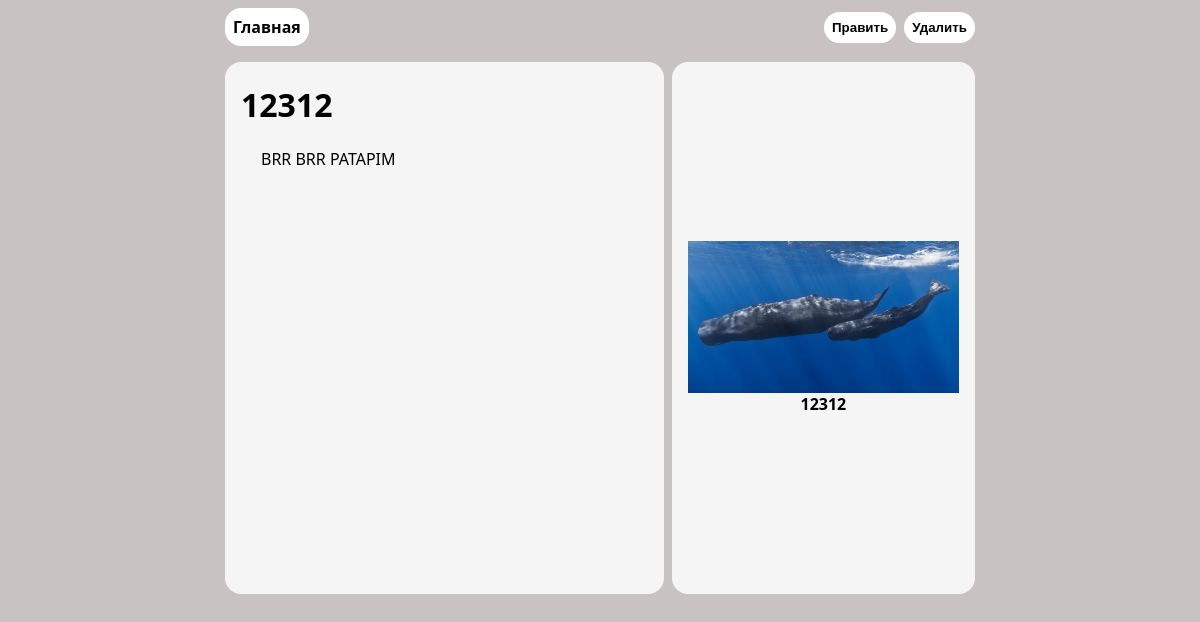
The app's page /article/12312 with its own data.
### tables this page shows
CREATE TABLE articles (
            id INTEGER PRIMARY KEY AUTOINCREMENT,
            title TEXT NOT NULL,
            content TEXT NOT NULL,
            filename TEXT
        );

### app.py (the view)
@app.route("/article/<title>")
def get_article(title):
    article = Database.find_article_by_title(title)
    if article is None:
        return "<h1>Такой статьи не существует!</h1>"
    return render_template(
        "article.html",
        article=article
        )

### database.py (called while the page is built)
    @staticmethod
    def fetchall(sql_code: str, params: tuple = ()):
        conn = sqlite3.connect(Database.db_path)
        cursor = conn.cursor()
        cursor.execute(sql_code, params)
        return cursor.fetchall()

    @staticmethod
    def find_article_by_title(title: str):
        articles = Database.fetchall(
            "SELECT * FROM articles WHERE title = ?", [title])
        if not articles:
            return None
        id, title, content, image = articles[0]
        return Article(title, content, image, id)

### templates/article.html (shortened to what this page needs)
<!DOCTYPE html>
<html lang="en">
<head>
    <link rel="stylesheet" href="{{ url_for('static', filename='css/style.css') }}">
    <link rel="stylesheet" href="{{ url_for('static', filename='css/article.css') }}">
</head>
<body>
    <div class="article">
        <div class="article_header">
            <div class="controls">
                <div class="left_controls">
                    <a class="btn controls_home_btn" href="{{ url_for('index') }}">
                        Главная
                    </a>
                </div>
                <div class="right_controls">
                    <form action="{{ url_for('update_article', id=article.id) }}" method="get">
                        <button type="submit" class="btn conrtols_edit_btn">Править</button>
                    </form>
                    <form action="{{ url_for('delete_article', id=article.id) }}" method="post">
                        <button
                            type="submit"
                            class="btn controls_delete_btn"
                            onclick="return confirm('Вы уверены, что хотите удалить статью?')"
                        >
                            Удалить
                        </button>
                    </form>
                </div>
            </div>
        </div>
        <div class="article_body">
            <div class="text_information">
                <div class="article_title">
                    <h1>{{ article.title }}</h1>
                </div>
                <div class="article_text">
                    {{ article.content }}
                </div>
            </div>
            <div class="article_image">
                {% if article.image %}
                    <img
                        src="{{ url_for('uploaded_photo', filename=article.image) }}"
                        alt="{{ article.title }}"
                    >
                    <div><b>{{ article.title }}</b></div>
                {% else %}
                    <div><b>Изображение отсутсвует</b></div>
                {% endif %}
            </div>
        </div>
    </div>
</body>
</html>

### static/css/style.css (style rules this page uses)
body { display: flex; justify-content: center; background-color: rgb(200, 194, 194); padding: 0; margin: 0; font-family: system-ui, -apple-system, BlinkMacSystemFont, 'Segoe UI', Roboto, Oxygen, Ubuntu, Cantarell, 'Open Sans', 'Helvetica Neue', sans-serif; }
.left_controls { width: 50%; display: flex; justify-content: start; align-items: center; }
.right_controls { width: 50%; display: flex; justify-content: end; align-items: center; }
.article { width: 1000px; border-radius: 10px; display: flex; }
.article_text { width: 65%; background-color: whitesmoke; margin-right: 10px; padding-left: 20px; border-radius: 10px; }
.article_image { width: 35%; display: flex; justify-content: center; align-items: center; flex-direction: column; background-color: whitesmoke; border-radius: 10px; }

### static/css/article.css (style rules this page uses)
.article { display: flex; flex-direction: column; align-items: center; }
.article_header { width: 75%; display: flex; justify-content: center; background-color: rgb(200, 194, 194); border-radius: 16px; margin-bottom: 8px; padding: 8px 0; }
.controls { width: 100%; display: flex; }
.left_controls { width: 50%; display: flex; justify-content: start; }
.right_controls { width: 50%; display: flex; justify-content: end; }
.btn { background-color: white; color: black; font-weight: bold; text-decoration: none; padding: 8px; border: none; border-radius: 16px; cursor: pointer; }
.conrtols_edit_btn { margin-right: 8px; }
.article_body { width: 75%; min-height: 500px; min-width: 300px; display: flex; justify-content: center; }
.text_information { padding: 0px 16px; margin-right: 8px; width: 60%; height: 100%; background-color: whitesmoke; border-radius: 16px; }
.article_image { padding: 16px; width: 40%; height: 500px; background-color: whitesmoke; border-radius: 16px; }
.article_image img { width: 100%; height: auto; max-height: 100%; object-fit: contain; }

### records on screen
articles: title "12312", content "BRR BRR PATAPIM", filename (picture)
